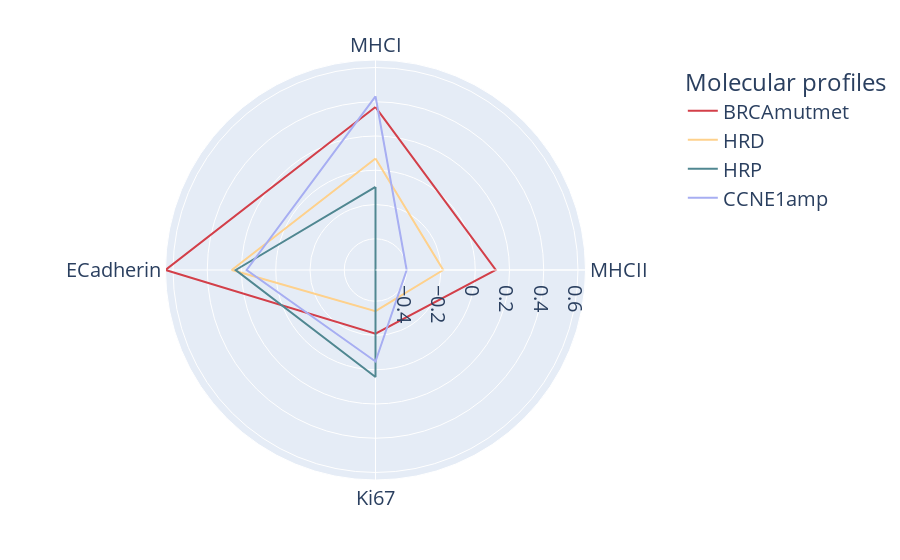
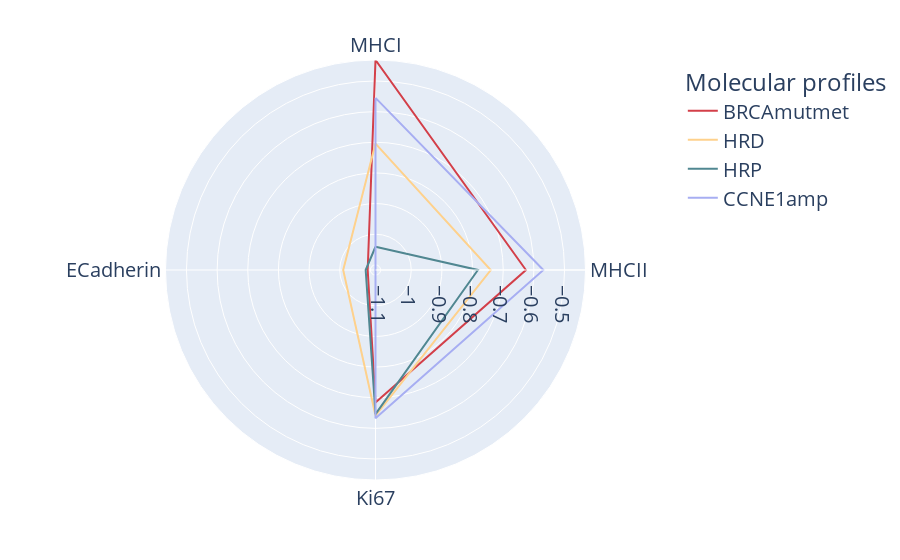
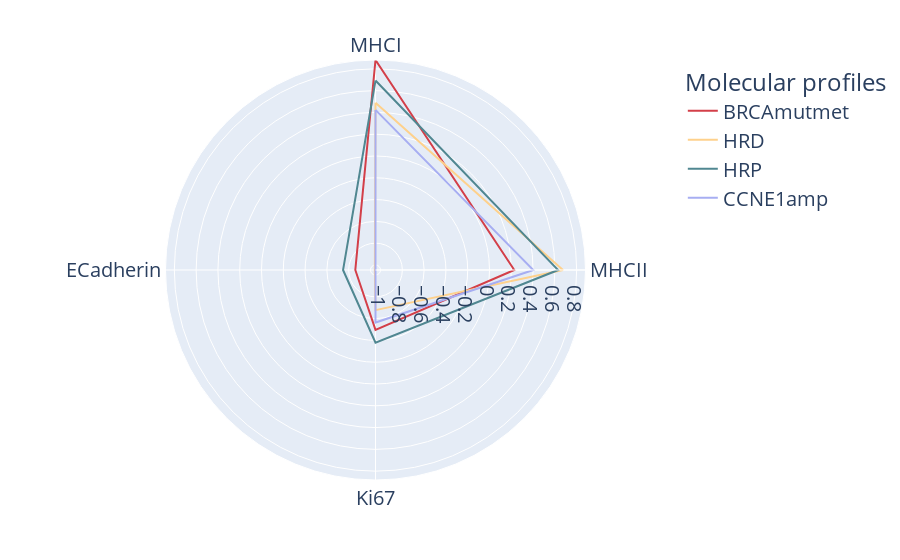

Here is the notebook cell these charts were saved with, in order:
### Markdown cell above
### Characterisation of cell populations across molecular profiles. 

Pre-processed markers intensities ratios of four molecular profiles across three cell types: Cancer, Stromal, and Immune, CD4+ and CD8+ T cells are plotted on three spider plots

### Code cell
df = analysis_of_molprofiles_results.prep_df(cells_df)

cell_types = ['Cancer','Stromal','Immune']

for cell_type in cell_types:
    analysis_of_molprofiles_results.create_spider_plot_four_molprofiles(cells_df=df,class1=['BRCAloss'],class2=['HRD'],class3=['HRP'],class4=['CCNE1amp'],cell_type=cell_type,therapy='PDS',top_markers=['MHCI','MHCII','Ki67','ECadherin'])

### Figure 1 — Plotly figure (JSON) as saved in the notebook; plotly's stock layout.template omitted (floating-point values rounded to 4 significant figures)
{"data": [{"hovertemplate": "Molecular profiles=BRCAmutmet<br>r=%{r}<br>theta=%{theta}<extra></extra>", "legendgroup": "BRCAmutmet", "line": {"color": "#D33F49", "dash": "solid"}, "marker": {"symbol": "circle"}, "mode": "lines", "name": "BRCAmutmet", "r": [0.369, 0.12, -0.2102, 0.6439, 0.369], "showlegend": true, "subplot": "polar", "theta": ["MHCI", "MHCII", "Ki67", "ECadherin", "MHCI"], "type": "scatterpolar"}, {"hovertemplate": "Molecular profiles=HRD<br>r=%{r}<br>theta=%{theta}<extra></extra>", "legendgroup": "HRD", "line": {"color": "#FED18C", "dash": "solid"}, "marker": {"symbol": "circle"}, "mode": "lines", "name": "HRD", "r": [0.06835, -0.1871, -0.3425, 0.2568, 0.06835], "showlegend": true, "subplot": "polar", "theta": ["MHCI", "MHCII", "Ki67", "ECadherin", "MHCI"], "type": "scatterpolar"}, {"hovertemplate": "Molecular profiles=HRP<br>r=%{r}<br>theta=%{theta}<extra></extra>", "legendgroup": "HRP", "line": {"color": "#508791", "dash": "solid"}, "marker": {"symbol": "circle"}, "mode": "lines", "name": "HRP", "r": [-0.09718, -0.5825, 0.04206, 0.234, -0.09718], "showlegend": true, "subplot": "polar", "theta": ["MHCI", "MHCII", "Ki67", "ECadherin", "MHCI"], "type": "scatterpolar"}, {"hovertemplate": "Molecular profiles=CCNE1amp<br>r=%{r}<br>theta=%{theta}<extra></extra>", "legendgroup": "CCNE1amp", "line": {"color": "#A7AEF2", "dash": "solid"}, "marker": {"symbol": "circle"}, "mode": "lines", "name": "CCNE1amp", "r": [0.432, -0.4004, -0.04794, 0.17, 0.432], "showlegend": true, "subplot": "polar", "theta": ["MHCI", "MHCII", "Ki67", "ECadherin", "MHCI"], "type": "scatterpolar"}], "layout": {"font": {"size": 20}, "legend": {"title": {"text": "Molecular profiles"}, "tracegroupgap": 0}, "margin": {"t": 60}, "paper_bgcolor": "rgba(0, 0, 0, 0)", "plot_bgcolor": "rgba(0, 0, 0, 0)", "polar": {"angularaxis": {"direction": "clockwise", "rotation": 90}, "domain": {"x": [0, 1], "y": [0, 1]}, "radialaxis": {"range": [-0.5825, 0.6439]}}}}

### Figure 2 — Plotly figure (JSON) as saved in the notebook; plotly's stock layout.template omitted (floating-point values rounded to 4 significant figures)
{"data": [{"hovertemplate": "Molecular profiles=BRCAmutmet<br>r=%{r}<br>theta=%{theta}<extra></extra>", "legendgroup": "BRCAmutmet", "line": {"color": "#D33F49", "dash": "solid"}, "marker": {"symbol": "circle"}, "mode": "lines", "name": "BRCAmutmet", "r": [-0.4316, -0.6259, -0.6846, -1.091, -0.4316], "showlegend": true, "subplot": "polar", "theta": ["MHCI", "MHCII", "Ki67", "ECadherin", "MHCI"], "type": "scatterpolar"}, {"hovertemplate": "Molecular profiles=HRD<br>r=%{r}<br>theta=%{theta}<extra></extra>", "legendgroup": "HRD", "line": {"color": "#FED18C", "dash": "solid"}, "marker": {"symbol": "circle"}, "mode": "lines", "name": "HRD", "r": [-0.7044, -0.7407, -0.6419, -1.011, -0.7044], "showlegend": true, "subplot": "polar", "theta": ["MHCI", "MHCII", "Ki67", "ECadherin", "MHCI"], "type": "scatterpolar"}, {"hovertemplate": "Molecular profiles=HRP<br>r=%{r}<br>theta=%{theta}<extra></extra>", "legendgroup": "HRP", "line": {"color": "#508791", "dash": "solid"}, "marker": {"symbol": "circle"}, "mode": "lines", "name": "HRP", "r": [-1.041, -0.7826, -0.6467, -1.085, -1.041], "showlegend": true, "subplot": "polar", "theta": ["MHCI", "MHCII", "Ki67", "ECadherin", "MHCI"], "type": "scatterpolar"}, {"hovertemplate": "Molecular profiles=CCNE1amp<br>r=%{r}<br>theta=%{theta}<extra></extra>", "legendgroup": "CCNE1amp", "line": {"color": "#A7AEF2", "dash": "solid"}, "marker": {"symbol": "circle"}, "mode": "lines", "name": "CCNE1amp", "r": [-0.555, -0.569, -0.6331, -1.117, -0.555], "showlegend": true, "subplot": "polar", "theta": ["MHCI", "MHCII", "Ki67", "ECadherin", "MHCI"], "type": "scatterpolar"}], "layout": {"font": {"size": 20}, "legend": {"title": {"text": "Molecular profiles"}, "tracegroupgap": 0}, "margin": {"t": 60}, "paper_bgcolor": "rgba(0, 0, 0, 0)", "plot_bgcolor": "rgba(0, 0, 0, 0)", "polar": {"angularaxis": {"direction": "clockwise", "rotation": 90}, "domain": {"x": [0, 1], "y": [0, 1]}, "radialaxis": {"range": [-1.117, -0.4316]}}}}

### Figure 3 — Plotly figure (JSON) as saved in the notebook; plotly's stock layout.template omitted (floating-point values rounded to 4 significant figures)
{"data": [{"hovertemplate": "Molecular profiles=BRCAmutmet<br>r=%{r}<br>theta=%{theta}<extra></extra>", "legendgroup": "BRCAmutmet", "line": {"color": "#D33F49", "dash": "solid"}, "marker": {"symbol": "circle"}, "mode": "lines", "name": "BRCAmutmet", "r": [0.8811, 0.2273, -0.4965, -0.8611, 0.8811], "showlegend": true, "subplot": "polar", "theta": ["MHCI", "MHCII", "Ki67", "ECadherin", "MHCI"], "type": "scatterpolar"}, {"hovertemplate": "Molecular profiles=HRD<br>r=%{r}<br>theta=%{theta}<extra></extra>", "legendgroup": "HRD", "line": {"color": "#FED18C", "dash": "solid"}, "marker": {"symbol": "circle"}, "mode": "lines", "name": "HRD", "r": [0.4887, 0.6741, -0.678, -1.041, 0.4887], "showlegend": true, "subplot": "polar", "theta": ["MHCI", "MHCII", "Ki67", "ECadherin", "MHCI"], "type": "scatterpolar"}, {"hovertemplate": "Molecular profiles=HRP<br>r=%{r}<br>theta=%{theta}<extra></extra>", "legendgroup": "HRP", "line": {"color": "#508791", "dash": "solid"}, "marker": {"symbol": "circle"}, "mode": "lines", "name": "HRP", "r": [0.6931, 0.6298, -0.3788, -0.7486, 0.6931], "showlegend": true, "subplot": "polar", "theta": ["MHCI", "MHCII", "Ki67", "ECadherin", "MHCI"], "type": "scatterpolar"}, {"hovertemplate": "Molecular profiles=CCNE1amp<br>r=%{r}<br>theta=%{theta}<extra></extra>", "legendgroup": "CCNE1amp", "line": {"color": "#A7AEF2", "dash": "solid"}, "marker": {"symbol": "circle"}, "mode": "lines", "name": "CCNE1amp", "r": [0.4232, 0.4022, -0.5643, -1.046, 0.4232], "showlegend": true, "subplot": "polar", "theta": ["MHCI", "MHCII", "Ki67", "ECadherin", "MHCI"], "type": "scatterpolar"}], "layout": {"font": {"size": 20}, "legend": {"title": {"text": "Molecular profiles"}, "tracegroupgap": 0}, "margin": {"t": 60}, "paper_bgcolor": "rgba(0, 0, 0, 0)", "plot_bgcolor": "rgba(0, 0, 0, 0)", "polar": {"angularaxis": {"direction": "clockwise", "rotation": 90}, "domain": {"x": [0, 1], "y": [0, 1]}, "radialaxis": {"range": [-1.046, 0.8811]}}}}
